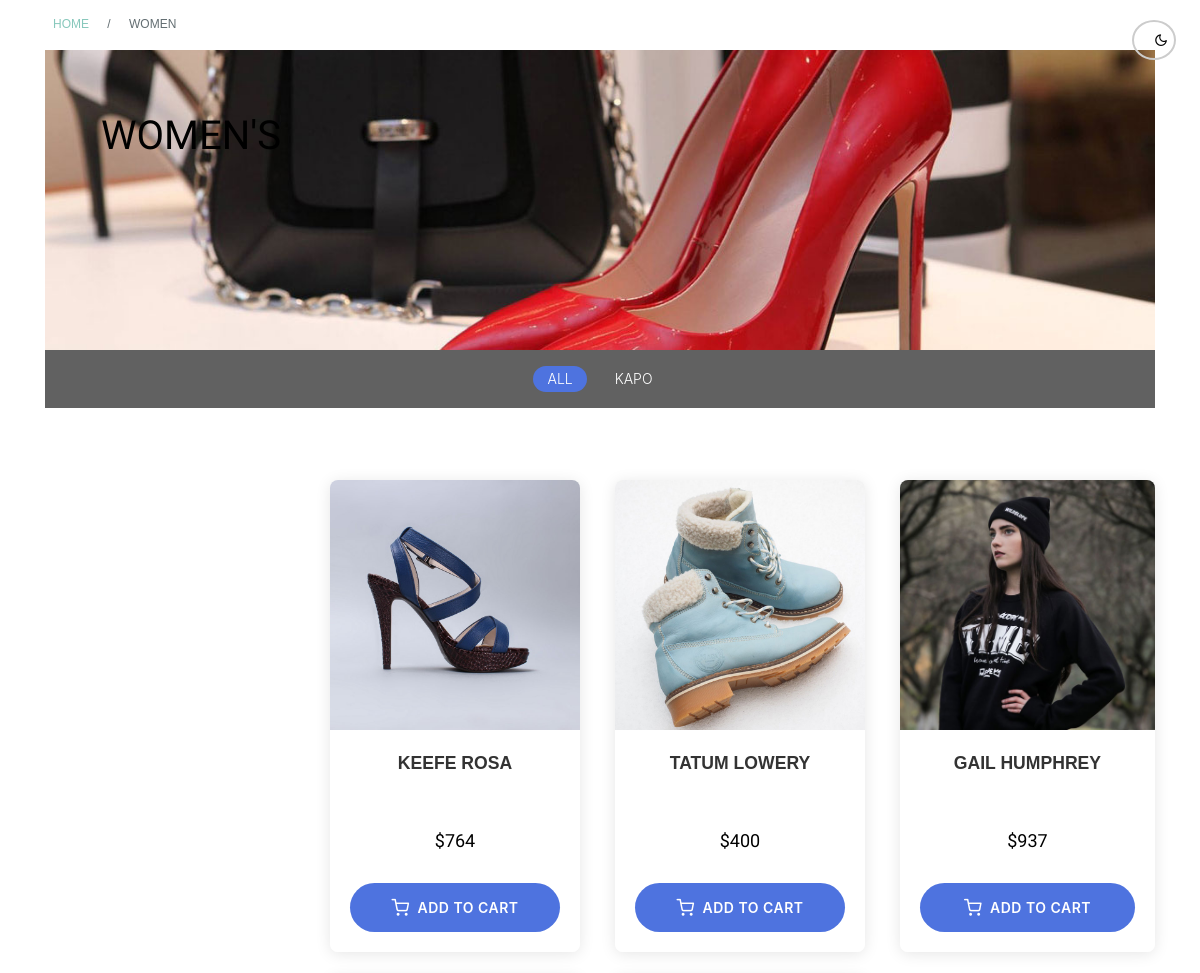
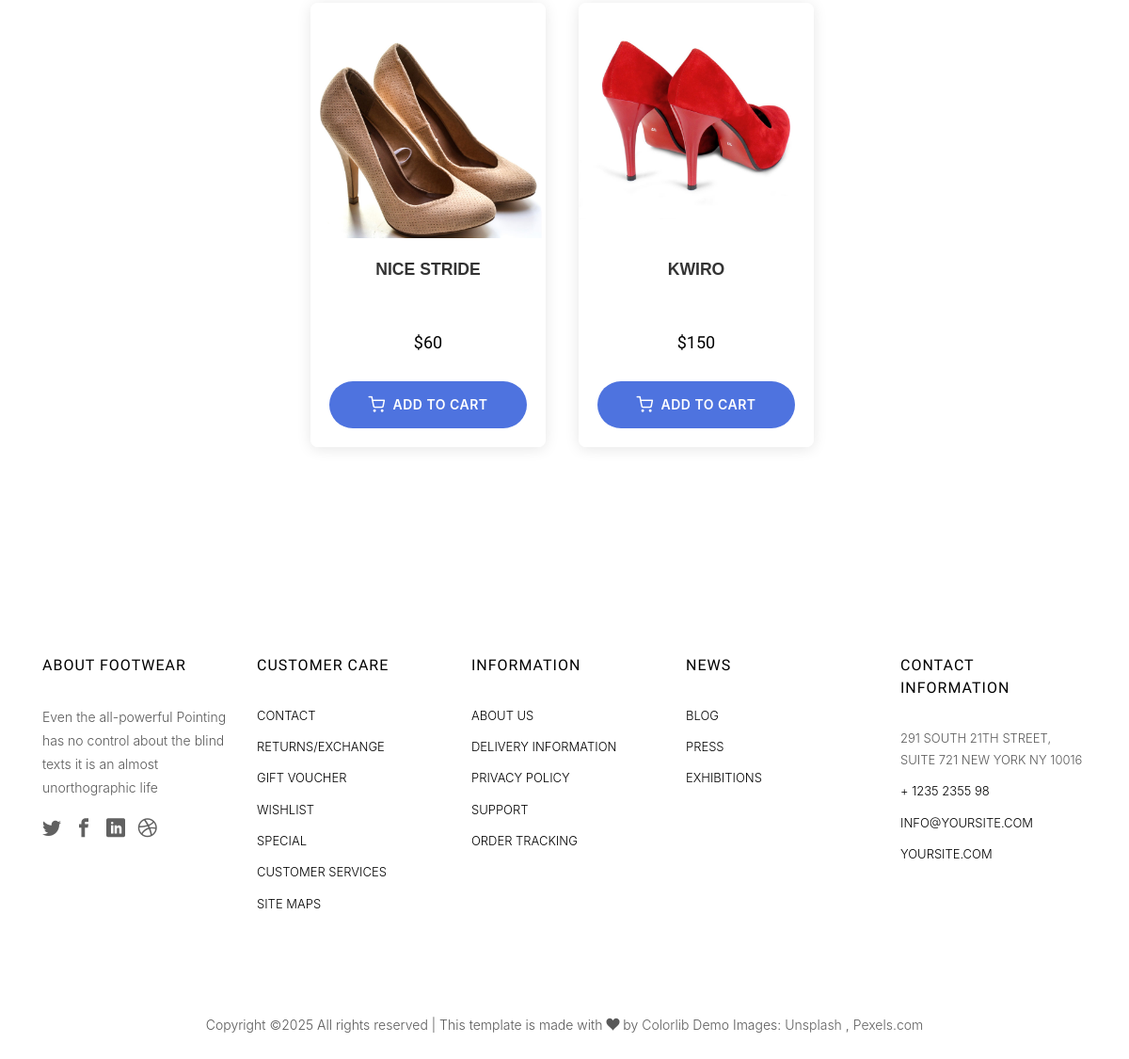
Screenshot of /women/ with the database file from the repository (2 pictures, top to bottom).
### products/models.py (models this page shows, shortened)
class Category(models.Model):
    class genderType(models.TextChoices):
        man = 'man','Man'
        women = 'women','Women'
    name = models.CharField(max_length=50,blank=True,null=True)
    description = models.TextField()
    gender = models.CharField(
        choices=genderType.choices,
        default=genderType.man,
        max_length=10
    )
    image_category = models.ImageField(upload_to="categorys/",blank=True,null=True)

class Product(models.Model):
    name = models.CharField(max_length=100,blank=True)
    fake_price = models.CharField(max_length=15,blank=True)
    real_price = models.CharField(max_length=15,blank=True)
    description = models.TextField(blank=True,null=True)
    brand = models.CharField(null=True,blank=True,max_length=20)
    image = models.ImageField(upload_to='product_imgs/', blank=True,null=True)
    category = models.ForeignKey(Category,on_delete=models.CASCADE,related_name="category")

### products/views.py (the view)
# urls.py: path('women/', views.women, name='women'),
def women(request):
    category_id = request.GET.get('category')
    products_women = Product.objects.filter(category__gender="women")
    categorys_women = Category.objects.filter(gender="women")
    if category_id:
        products_women = products_women.filter(category_id=category_id)
    context = {
        'products': products_women,
        'categories': categorys_women,
        'selected_category': category_id
    }
    return render(request, 'women.html', context)

### carts/context_processors.py (called while the page is built)
def cart_processor(request):
    cart_count = 0
    if request.user.is_authenticated:
        try:
            cart = Cart.objects.get(user=request.user)
            cart_count = cart.cart_item.all().count()
        except Cart.DoesNotExist:
            cart_count = 0
    return {'cart_count': cart_count}

### products/templates/women.html (shortened to what this page needs)
{% extends 'users/home.html' %}
{% load static %}
{% block content %}
<div id="page">
    <div class="breadcrumbs">
        <div class="container">
            <div class="row">
                <div class="col">
                    <p class="bread"><span><a href="">Home</a></span> / <span>Women</span></p>
                </div>
            </div>
        </div>
    </div>
    <div class="breadcrumbs-two">
        <div class="container">
            <div class="row">
                <div class="col">
                    <div class="breadcrumbs-img" style="background-image: url({% static 'client/images/img_bg_2.jpg' %});">
                        <h2>Women's</h2>
                    </div>
                    <div class="menu text-center">
                        <p>
                            <a href="{% url 'man' %}" {% if not selected_category %}class="active"{% endif %}>All</a>
                            {% for category in categories %}
                            <a href="?category={{ category.id }}" {% if selected_category == category.id|stringformat:"s" %}class="active"{% endif %}>
                                {{ category.name }}
                            </a>
                            {% endfor %}
                        </p>
                    </div>
                </div>
            </div>
        </div>
    </div>
    <div class="colorlib-product">
        <div class="container">
            <div class="row">
                <div class="col-lg-3 col-xl-3">
                </div>
                <div class="col-lg-9 col-xl-9">
                    <div class="row row-pb-md">
                        {% for product in products %}
                        <div class="col-lg-4 mb-4 text-center">
                            <div class="product-entry border">
                                <a href="" class="prod-img">
                                   <img src="{% if product.image %}{{ product.image.url }}{% else %}default-image.jpg{% endif %}" class="img-fluid" alt="{{ product.name }}">
                                </a>
                                <div class="desc">
                                    <h2><a href="{% url 'product_detail' product.id %}">{{ product.name }}</a></h2>
                                    <span class="price">${{ product.real_price }}</span>
                                    <form action="{% url 'add_item' product.id %}" method="POST" class="add-to-cart-form">
                                        <button type="submit" class="btn-addtocart">
                                            <i class="icon-shopping-cart"></i> Add to Cart
                                        </button>
                                    </form>
                                </div>
                            </div>
                        </div>
                        {% endfor %}
                    </div>
                </div>
            </div>
        </div>
    </div>
</div>
{% endblock %}

### static/client/css/icomoon.css (style rules this page uses)
[class^="icon-"], [class*=" icon-"] { font-family: 'icomoon' !important; speak: none; font-style: normal; font-weight: normal; font-variant: normal; text-transform: none; line-height: 1; -webkit-font-smoothing: antialiased; -moz-osx-font-smoothing: grayscale; }
.icon-shopping-cart:before { content: "\e9c8"; }

### static/client/css/custom.css (style rules this page uses)
.colorlib-product { padding: 2em 0; }
.colorlib-product .container { padding-top: 1em; padding-bottom: 1em; }
.colorlib-product .row-pb-md { padding-bottom: 2em; }
.product-entry { margin-bottom: 1.5em; }
.colorlib-product h2 { font-family: 'Poppins', sans-serif; color: #2d3436; font-weight: 600; font-size: 1.8rem; }
.product-entry .desc h2 { margin: 15px 0 8px; }
.product-entry .desc h2 a { font-family: 'Poppins', sans-serif; color: #2d3436; font-size: 1.1rem; font-weight: 500; transition: color 0.3s ease; }
.product-entry .price { font-family: 'Poppins', sans-serif; color: #4e73df; font-weight: 600; font-size: 1.2rem; }
.bread { font-family: 'Poppins', sans-serif; color: #636e72; }
.bread a { color: #4e73df; }
.bread span { margin: 0 8px; }
body { font-family: 'Inter', sans-serif; }
.product-entry { background: #fff; border-radius: 8px !important; overflow: hidden; transition: all 0.3s ease; box-shadow: 0 2px 15px rgba(0, 0, 0, 0.1); margin-bottom: 30px; border: none !important; height: 450px; display: flex; flex-direction: column; }
.product-entry .prod-img { position: relative; overflow: hidden; padding: 0; height: 250px; }
.product-entry .prod-img img { width: 100%; height: 100%; object-fit: cover; transition: all 0.5s ease; }
.product-entry .desc { padding: 20px; background: #fff; flex-grow: 1; display: flex; flex-direction: column; justify-content: space-between; }
.product-entry .desc h2 { margin: 0 0 10px 0; height: 40px; overflow: hidden; }
.product-entry .desc h2 a { color: #333; font-size: 1.1rem; font-weight: 600; text-decoration: none; transition: color 0.3s ease; display: -webkit-box; -webkit-line-clamp: 2; -webkit-box-orient: vertical; overflow: hidden; }
.product-entry .desc .price { color: #4e73df; font-size: 1.2rem; font-weight: 700; display: block; margin: 10px 0; }
.btn-addtocart, button[type="submit"] { width: 100%; padding: 12px 20px; border-radius: 25px; font-weight: 600; text-transform: uppercase; letter-spacing: 0.5px; background: #4e73df; border: none; color: white; transition: all 0.3s ease; cursor: pointer; display: inline-flex; align-items: center; justify-content: center; gap: 8px; }
.btn-addtocart i { font-size: 1.1rem; }
.row-pb-md { display: flex; flex-wrap: wrap; }
.col-lg-3, .col-lg-4 { display: flex; margin-bottom: 30px; }
.menu a { display: inline-block; padding: 8px 15px; margin: 0 5px; color: #000; text-decoration: none; border-radius: 20px; transition: all 0.3s ease; }
.menu a.active { background-color: #4e73df; color: white; }

### static/client/css/dark-mode.css (style rules this page uses)
:root { --dark-bg: #121212; --dark-surface: #1e1e1e; --dark-primary: #bb86fc; --dark-secondary: #03dac6; --dark-error: #cf6679; --dark-text-primary: rgba(255, 255, 255, 0.87); --dark-text-secondary: rgba(255, 255, 255, 0.60); --dark-border: #333333; }

### rows the page displays
Category: name "KAPO"
Product: image (picture), name "KEEFE ROSA", real_price "764"
Product: image (picture), name "TATUM LOWERY", real_price "400"
Product: image (picture), name "GAIL HUMPHREY", real_price "937"
Product: image (picture), name "NICE STRIDE", real_price "60"
Product: image (picture), name "KWIRO", real_price "150"
